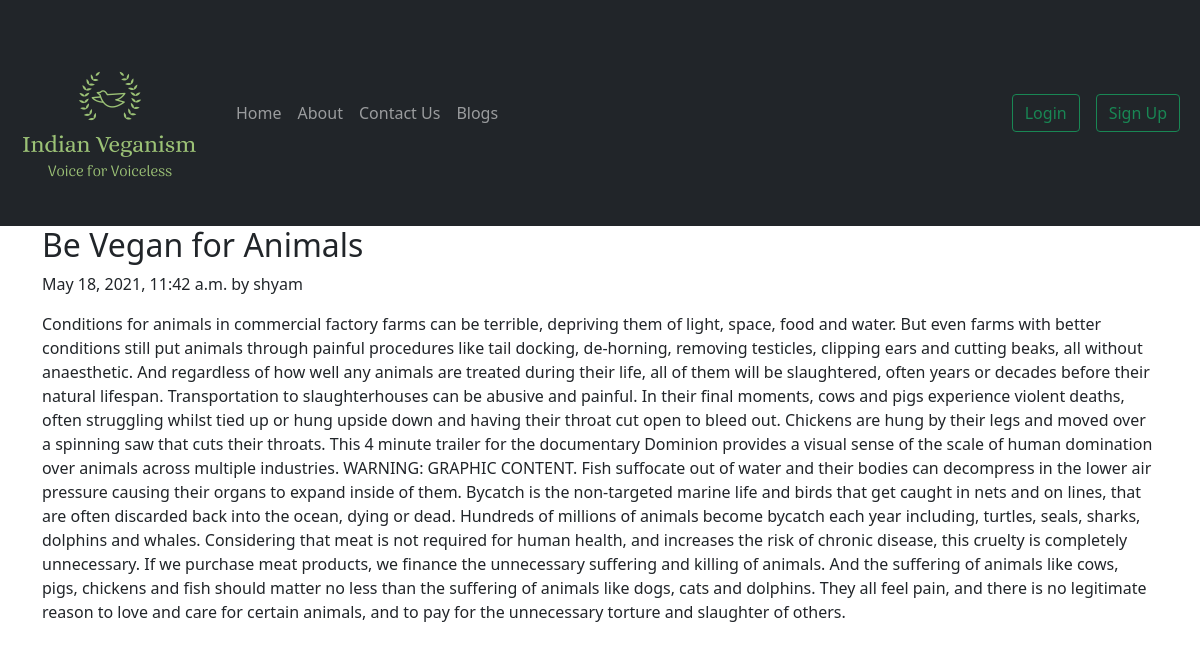
Page /blog/Be-Vegan-for-Animals on the committed database.
### blog/models.py (models this page shows, shortened)
class Post(models.Model):
    sno= models.AutoField(primary_key=True)
    title= models.CharField(max_length=200)
    author= models.CharField(max_length=50)
    slug= models.CharField(max_length=150)
    timeStamp= models.DateTimeField(blank=True)
    content= models.TextField()
    image=models.ImageField(upload_to='pics')

### blog/views.py (the view)
# urls.py: path('<str:slug>', views.blogpost, name='blogpost'),
def blogpost(request, slug):
    post=Post.objects.filter(slug=slug).first()
    context={"post": post}
    return render(request, 'blog/blogpost.html', context)

### templates/blog/blogpost.html (shortened to what this page needs)
{% extends 'base.html' %}
{% block body %}
<div class="container">
<div class="blog-post">
<h2 class="blog-post-title">{{post.title}}</h2>
<p class="blog-post-meta">{{post.timeStamp}} by {{post.author}}</p>
<p>{{post.content}}</p>
</div>
</div>
{% endblock body %}

### templates/base.html (shortened to what this page needs)
<!doctype html>
<html lang="en">
  <head>
    <link href="https://cdn.jsdelivr.net/npm/bootstrap@5.0.1/dist/css/bootstrap.min.css" rel="stylesheet">
  </head>
    <nav class="navbar navbar-expand-lg navbar-dark bg-dark">
  <div class="container-fluid">
    <a class="navbar-brand" href="/"><img src="media/logo.png" alt=".."></a>
    <div class="collapse navbar-collapse" id="navbarSupportedContent">
      <ul class="navbar-nav me-auto mb-2 mb-lg-0">
        <li class="nav-item">
          <a class="nav-link " aria-current="page" href="/">Home</a>
        </li>
        <li class="nav-item">
          <a class="nav-link" href="/about">About</a>
        </li>
        <li class="nav-item">
          <a class="nav-link" href="/contact">Contact Us</a>
        </li>
        <li class="nav-item">
          <a class="nav-link" href="/blog">Blogs</a>
        </li>
      </ul>
      {% if user.is_authenticated %}
<ul class="navbar-nav ml-auto">
        <li class="nav-item dropdown">
          <a class="nav-link dropdown-toggle" href="#" id="navbarDropdown" role="button" data-bs-toggle="dropdown" aria-expanded="false">
          Welcome {{ request.user }}
          </a>
          <ul class="dropdown-menu" aria-labelledby="navbarDropdown">
          <a class="dropdown-item" href="/logout">Logout</a>
          </ul>
{%else%}
<button type="button" class="btn btn-outline-success mx-2" data-bs-toggle="modal" data-bs-target="#loginModal">
  Login
</button>
<button type="button" class="btn btn-outline-success mx-2" data-bs-toggle="modal" data-bs-target="#SignupModal">
  Sign Up
</button>
{% endif %}
  </div>
</nav>
{% block body %}
{% endblock body %}
  </body>
</html>

### rows in the picture
Post: title "Be Vegan for Animals", timeStamp "May 18, 2021, 11:42 a.m.", author "shyam", content "Conditions for animals in commercial factory farms can be terrible, depriving them of light, space, food and water. But even farms with better conditions still put animals through painful procedures like tail docking, de-horning, removing testicles, clipping ears and cutting beaks, all without anaesthetic. And regardless of how well any animals are treated during their life, all of them will be slaughtered, often years or decades before their natural lifespan. Transportation to slaughterhouses can be abusive and painful. In their final moments, cows and pigs experience violent deaths, often struggling whilst tied up or hung upside down and having their throat cut open to bleed out. Chickens…"
